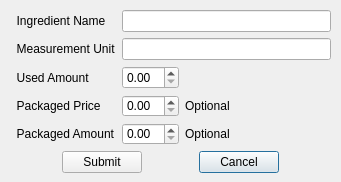
<?xml version="1.0" encoding="UTF-8"?>
<ui version="4.0">
 <class>addIngredientDialog</class>
 <widget class="QDialog" name="addIngredientDialog">
  <property name="geometry">
   <rect>
    <x>0</x>
    <y>0</y>
    <width>341</width>
    <height>182</height>
   </rect>
  </property>
  <property name="windowTitle">
   <string>Add New Ingredient</string>
  </property>
  <widget class="QWidget" name="formLayoutWidget_2">
   <property name="geometry">
    <rect>
     <x>10</x>
     <y>10</y>
     <width>321</width>
     <height>163</height>
    </rect>
   </property>
   <layout class="QFormLayout" name="formLayout">
    <item row="0" column="0">
     <widget class="QLabel" name="label">
      <property name="text">
       <string>  Ingredient Name</string>
      </property>
     </widget>
    </item>
    <item row="0" column="1">
     <widget class="QLineEdit" name="ingredNameEdit">
      <property name="focusPolicy">
       <enum>Qt::StrongFocus</enum>
      </property>
     </widget>
    </item>
    <item row="1" column="0">
     <widget class="QLabel" name="label_3">
      <property name="text">
       <string>  Measurement Unit</string>
      </property>
     </widget>
    </item>
    <item row="1" column="1">
     <widget class="QLineEdit" name="measUnitEdit">
      <property name="toolTip">
       <string>e.g. ml, g, tsp, cups ...</string>
      </property>
     </widget>
    </item>
    <item row="2" column="0">
     <widget class="QLabel" name="label_4">
      <property name="text">
       <string>  Used Amount</string>
      </property>
     </widget>
    </item>
    <item row="2" column="1">
     <layout class="QHBoxLayout" name="horizontalLayout">
      <item>
       <widget class="QDoubleSpinBox" name="usedAmountSpin">
        <property name="toolTip">
         <string>&lt;html&gt;&lt;head/&gt;&lt;body&gt;&lt;p&gt;Multiples or precise amounts relative to the specified measurment unit. &lt;/p&gt;&lt;p&gt;E.g. 1.0, 1.5, 0.5, 100, 28 ...&lt;/p&gt;&lt;/body&gt;&lt;/html&gt;</string>
        </property>
       </widget>
      </item>
      <item>
       <spacer name="horizontalSpacer">
        <property name="orientation">
         <enum>Qt::Horizontal</enum>
        </property>
        <property name="sizeHint" stdset="0">
         <size>
          <width>40</width>
          <height>20</height>
         </size>
        </property>
       </spacer>
      </item>
     </layout>
    </item>
    <item row="3" column="0">
     <widget class="QLabel" name="label_5">
      <property name="text">
       <string>  Packaged Price</string>
      </property>
     </widget>
    </item>
    <item row="3" column="1">
     <layout class="QHBoxLayout" name="horizontalLayout_3">
      <item>
       <widget class="QDoubleSpinBox" name="packPriceSpin">
        <property name="toolTip">
         <string>The purchased product price</string>
        </property>
       </widget>
      </item>
      <item>
       <widget class="QLabel" name="label_7">
        <property name="text">
         <string>Optional</string>
        </property>
       </widget>
      </item>
      <item>
       <spacer name="horizontalSpacer_2">
        <property name="orientation">
         <enum>Qt::Horizontal</enum>
        </property>
        <property name="sizeHint" stdset="0">
         <size>
          <width>40</width>
          <height>20</height>
         </size>
        </property>
       </spacer>
      </item>
     </layout>
    </item>
    <item row="4" column="0">
     <widget class="QLabel" name="label_6">
      <property name="text">
       <string>  Packaged Amount</string>
      </property>
     </widget>
    </item>
    <item row="4" column="1">
     <layout class="QHBoxLayout" name="horizontalLayout_4">
      <item>
       <widget class="QDoubleSpinBox" name="packAmountSpin">
        <property name="toolTip">
         <string>The purchased product amount</string>
        </property>
       </widget>
      </item>
      <item>
       <widget class="QLabel" name="label_8">
        <property name="text">
         <string>Optional</string>
        </property>
       </widget>
      </item>
      <item>
       <spacer name="horizontalSpacer_3">
        <property name="orientation">
         <enum>Qt::Horizontal</enum>
        </property>
        <property name="sizeHint" stdset="0">
         <size>
          <width>40</width>
          <height>20</height>
         </size>
        </property>
       </spacer>
      </item>
     </layout>
    </item>
    <item row="5" column="0" colspan="2">
     <layout class="QHBoxLayout" name="horizontalLayout_2">
      <item>
       <spacer name="horizontalSpacer_5">
        <property name="orientation">
         <enum>Qt::Horizontal</enum>
        </property>
        <property name="sizeHint" stdset="0">
         <size>
          <width>40</width>
          <height>20</height>
         </size>
        </property>
       </spacer>
      </item>
      <item>
       <widget class="QPushButton" name="ingredSubmitBtn">
        <property name="focusPolicy">
         <enum>Qt::StrongFocus</enum>
        </property>
        <property name="text">
         <string>Submit</string>
        </property>
       </widget>
      </item>
      <item>
       <spacer name="horizontalSpacer_4">
        <property name="orientation">
         <enum>Qt::Horizontal</enum>
        </property>
        <property name="sizeHint" stdset="0">
         <size>
          <width>40</width>
          <height>20</height>
         </size>
        </property>
       </spacer>
      </item>
      <item>
       <widget class="QPushButton" name="ingredCancelBtn">
        <property name="focusPolicy">
         <enum>Qt::StrongFocus</enum>
        </property>
        <property name="text">
         <string>Cancel</string>
        </property>
        <property name="default">
         <bool>true</bool>
        </property>
       </widget>
      </item>
      <item>
       <spacer name="horizontalSpacer_6">
        <property name="orientation">
         <enum>Qt::Horizontal</enum>
        </property>
        <property name="sizeHint" stdset="0">
         <size>
          <width>40</width>
          <height>20</height>
         </size>
        </property>
       </spacer>
      </item>
     </layout>
    </item>
   </layout>
  </widget>
 </widget>
 <resources/>
 <connections/>
</ui>
